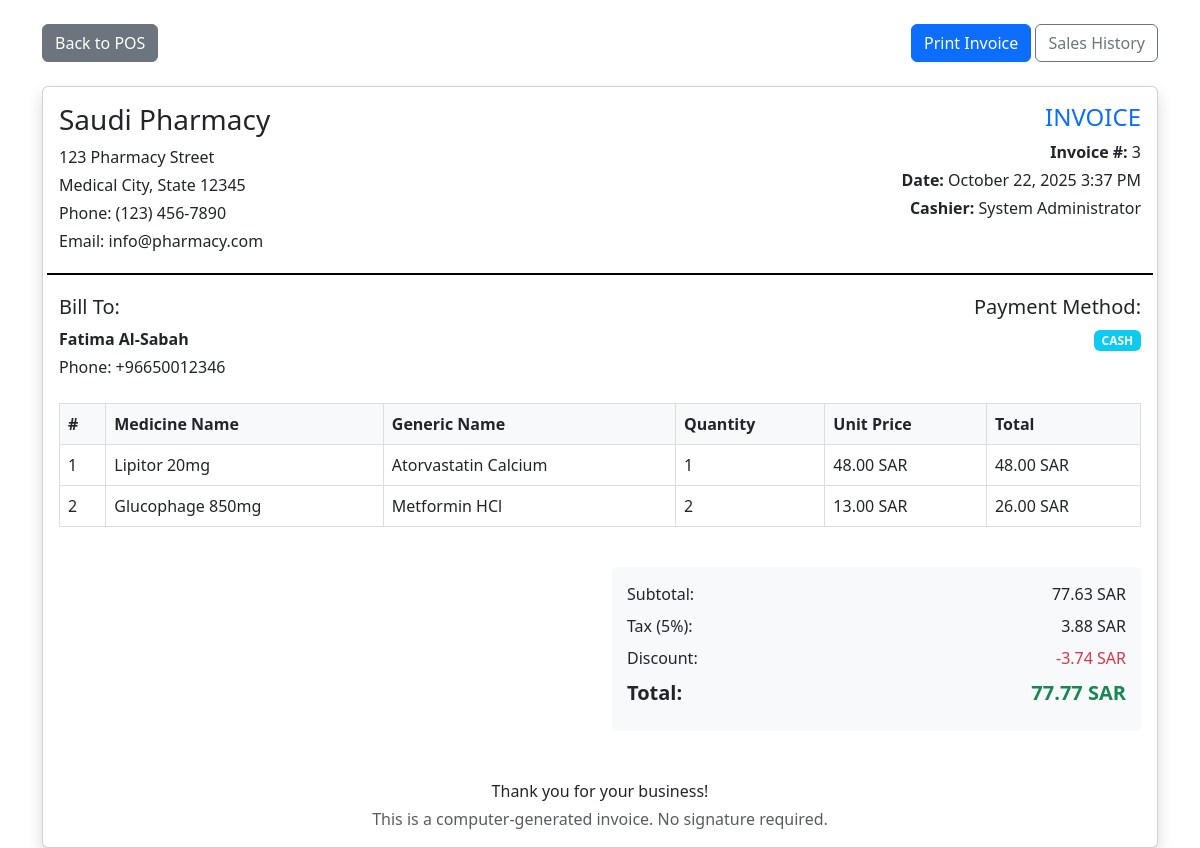
Page /modules/sales/invoice.php?id=3 (signed in) on the committed database.
### tables this page shows
CREATE TABLE `sales` (
  `sale_id` int(11) NOT NULL,
  `customer_id` int(11) DEFAULT NULL,
  `user_id` int(11) NOT NULL,
  `total_amount` decimal(10,2) NOT NULL,
  `discount` decimal(10,2) DEFAULT 0.00,
  `tax_amount` decimal(10,2) DEFAULT 0.00,
  `final_amount` decimal(10,2) NOT NULL,
  `payment_method` enum('cash','card','mobile') DEFAULT 'cash',
  `sale_date` timestamp NOT NULL DEFAULT current_timestamp()
);

CREATE TABLE `users` (
  `user_id` int(11) NOT NULL,
  `username` varchar(50) NOT NULL,
  `password` varchar(255) NOT NULL,
  `full_name` varchar(100) NOT NULL,
  `email` varchar(100) DEFAULT NULL,
  `role` enum('admin','pharmacist','assistant') DEFAULT 'assistant',
  `is_active` tinyint(1) DEFAULT 1,
  `created_at` timestamp NOT NULL DEFAULT current_timestamp(),
  `phone` varchar(20) DEFAULT NULL,
  `last_login` timestamp NULL DEFAULT NULL,
  `updated_at` timestamp NOT NULL DEFAULT current_timestamp() ON UPDATE current_timestamp()
);

CREATE TABLE `customers` (
  `customer_id` int(11) NOT NULL,
  `customer_name` varchar(100) NOT NULL,
  `phone` varchar(20) DEFAULT NULL,
  `email` varchar(100) DEFAULT NULL,
  `address` text DEFAULT NULL,
  `created_at` timestamp NOT NULL DEFAULT current_timestamp(),
  `loyalty_points` int(11) DEFAULT 0,
  `total_purchases` decimal(10,2) DEFAULT 0.00,
  `last_purchase_date` date DEFAULT NULL
);

CREATE TABLE `sale_items` (
  `sale_item_id` int(11) NOT NULL,
  `sale_id` int(11) NOT NULL,
  `medicine_id` int(11) NOT NULL,
  `quantity` int(11) NOT NULL,
  `unit_price` decimal(10,2) NOT NULL,
  `total_price` decimal(10,2) NOT NULL
);

CREATE TABLE `medicines` (
  `medicine_id` int(11) NOT NULL,
  `medicine_name` varchar(100) NOT NULL,
  `generic_name` varchar(100) DEFAULT NULL,
  `category_id` int(11) DEFAULT NULL,
  `category` varchar(50) DEFAULT NULL,
  `supplier_id` int(11) DEFAULT NULL,
  `batch_number` varchar(50) DEFAULT NULL,
  `expiry_date` date NOT NULL,
  `purchase_price` decimal(10,2) NOT NULL,
  `selling_price` decimal(10,2) NOT NULL,
  `quantity_in_stock` int(11) NOT NULL DEFAULT 0,
  `min_stock_level` int(11) DEFAULT 10,
  `description` text DEFAULT NULL,
  `is_active` tinyint(1) DEFAULT 1,
  `created_at` timestamp NOT NULL DEFAULT current_timestamp()
);

### includes/functions.php (called while the page is built, shortened)
<?php
function formatCurrency($amount, $currency = null)
{
    $currency = $currency ?: DEFAULT_CURRENCY;
    return number_format($amount, 2) . ' ' . $currency;
}
function formatDate($date, $format = 'd/m/Y')
{
    return date($format, strtotime($date));
}

### modules/sales/invoice.php (the view, shortened to what this page needs)
<?php
$root_path = dirname(dirname(dirname(__FILE__)));
require_once $root_path . '/includes/functions.php';
$database = new Database();
$db = $database->getConnection();
$sale_id = intval($_GET['id']);
$sale_query = "SELECT s.*, c.customer_name, c.phone as customer_phone,
               u.full_name as cashier_name
               FROM sales s
               LEFT JOIN customers c ON s.customer_id = c.customer_id
               JOIN users u ON s.user_id = u.user_id
               WHERE s.sale_id = ?";
$sale_stmt = $db->prepare($sale_query);
$sale_stmt->execute([$sale_id]);
$sale = $sale_stmt->fetch(PDO::FETCH_ASSOC);
$items_query = "SELECT si.*, m.medicine_name, m.generic_name
                FROM sale_items si
                JOIN medicines m ON si.medicine_id = m.medicine_id
                WHERE si.sale_id = ?";
$items_stmt = $db->prepare($items_query);
$items_stmt->execute([$sale_id]);
$items = $items_stmt->fetchAll(PDO::FETCH_ASSOC);
?>
<!DOCTYPE html>
<html lang="en">
<head>
    <link href="https://cdn.jsdelivr.net/npm/bootstrap@5.3.0/dist/css/bootstrap.min.css" rel="stylesheet">
</head>
<body>
    <div class="container mt-4">
        <div class="no-print mb-4">
            <div class="d-flex justify-content-between align-items-center">
                <a href="pos.php" class="btn btn-secondary">
                    <i class="bi bi-arrow-left"></i> Back to POS
                </a>
                <div>
                    <button onclick="window.print()" class="btn btn-primary">
                        <i class="bi bi-printer"></i> Print Invoice
                    </button>
                    <a href="index.php" class="btn btn-outline-secondary">Sales History</a>
                </div>
            </div>
        </div>
        <div class="card shadow">
            <div class="card-body">
                <div class="row invoice-header">
                    <div class="col-md-6">
                        <h1 class="h3"><?php echo SITE_NAME; ?></h1>
                        <p class="mb-1">123 Pharmacy Street</p>
                        <p class="mb-1">Medical City, State 12345</p>
                        <p class="mb-1">Phone: (123) 456-7890</p>
                        <p class="mb-0">Email: info@pharmacy.com</p>
                    </div>
                    <div class="col-md-6 text-end">
                        <h2 class="h4 text-primary">INVOICE</h2>
                        <p class="mb-1"><strong>Invoice #:</strong> <?php echo $sale_id; ?></p>
                        <p class="mb-1"><strong>Date:</strong> <?php echo formatDate($sale['sale_date'], 'F j, Y g:i A'); ?></p>
                        <p class="mb-0"><strong>Cashier:</strong> <?php echo $sale['cashier_name']; ?></p>
                    </div>
                </div>
                <div class="row mb-4">
                    <div class="col-md-6">
                        <h5>Bill To:</h5>
                        <p class="mb-1">
                            <strong>
                                <?php echo $sale['customer_name'] ?: 'Walk-in Customer'; ?>
                            </strong>
                        </p>
                        <?php if ($sale['customer_phone']): ?>
                            <p class="mb-0">Phone: <?php echo $sale['customer_phone']; ?></p>
                        <?php endif; ?>
                    </div>
                    <div class="col-md-6 text-end">
                        <h5>Payment Method:</h5>
                        <p class="mb-0">
                            <span class="badge bg-info text-uppercase">
                                <?php echo $sale['payment_method']; ?>
                            </span>
                        </p>
                    </div>
                </div>
                <div class="table-responsive">
                    <table class="invoice-table table table-bordered">
                        <thead>
                            <tr>
                                <th>#</th>
                                <th>Medicine Name</th>
                                <th>Generic Name</th>
                                <th>Quantity</th>
                                <th>Unit Price</th>
                                <th>Total</th>
                            </tr>
                        </thead>
                        <tbody>
                            <?php foreach ($items as $index => $item): ?>
                                <tr>
                                    <td><?php echo $index + 1; ?></td>
                                    <td><?php echo $item['medicine_name']; ?></td>
                                    <td><?php echo $item['generic_name'] ?: '-'; ?></td>
                                    <td><?php echo $item['quantity']; ?></td>
                                    <td><?php echo formatCurrency($item['unit_price']); ?></td>
                                    <td><?php echo formatCurrency($item['total_price']); ?></td>
                                </tr>
                            <?php endforeach; ?>
                        </tbody>
                    </table>
                </div>
                <div class="row justify-content-end mt-4">
                    <div class="col-md-6">
                        <div class="total-section">
                            <div class="d-flex justify-content-between mb-2">
                                <span>Subtotal:</span>
                                <span><?php echo formatCurrency($sale['total_amount']); ?></span>
                            </div>
                            <div class="d-flex justify-content-between mb-2">
                                <span>Tax (5%):</span>
                                <span><?php echo formatCurrency($sale['tax_amount']); ?></span>
                            </div>
                            <?php if ($sale['discount'] > 0): ?>
                                <div class="d-flex justify-content-between mb-2">
                                    <span>Discount:</span>
                                    <span class="text-danger">-<?php echo formatCurrency($sale['discount']); ?></span>
                                </div>
                            <?php endif; ?>
                            <div class="d-flex justify-content-between mb-2 fw-bold fs-5">
                                <span>Total:</span>
                                <span class="text-success"><?php echo formatCurrency($sale['final_amount']); ?></span>
                            </div>
                        </div>
                    </div>
                </div>
                <div class="row mt-5">
                    <div class="col-12 text-center">
                        <p class="mb-1">Thank you for your business!</p>
                        <p class="mb-0 text-muted">
                            This is a computer-generated invoice. No signature required.
                        </p>
                    </div>
                </div>
            </div>
        </div>
    </div>
</body>
</html>

### modules/sales/invoice.php (style rules this page uses)
.invoice-header { border-bottom: 2px solid #000; padding-bottom: 20px; margin-bottom: 20px; }
.invoice-table { width: 100%; border-collapse: collapse; }
.invoice-table th, .invoice-table td { border: 1px solid #ddd; padding: 8px; text-align: left; }
.invoice-table th { background-color: #f8f9fa; }
.total-section { background-color: #f8f9fa; padding: 15px; border-radius: 5px; }

### rows in the picture
sales: sale_date "October 22, 2025 3:37 PM", user.full_name "System Administrator", customer.customer_name "Fatima Al-Sabah", customer.phone "+96650012346", payment_method "CASH", total_amount "77.63 SAR", tax_amount "3.88 SAR", discount "3.74 SAR", final_amount "77.77 SAR"
sale_items: medicine.medicine_name "Lipitor 20mg", medicine.generic_name "Atorvastatin Calcium", quantity "1", unit_price "48.00 SAR", total_price "48.00 SAR"
sale_items: medicine.medicine_name "Glucophage 850mg", medicine.generic_name "Metformin HCl", quantity "2", unit_price "13.00 SAR", total_price "26.00 SAR"

### other values in the picture
SITE_NAME "Saudi Pharmacy"
$sale_id "3"
